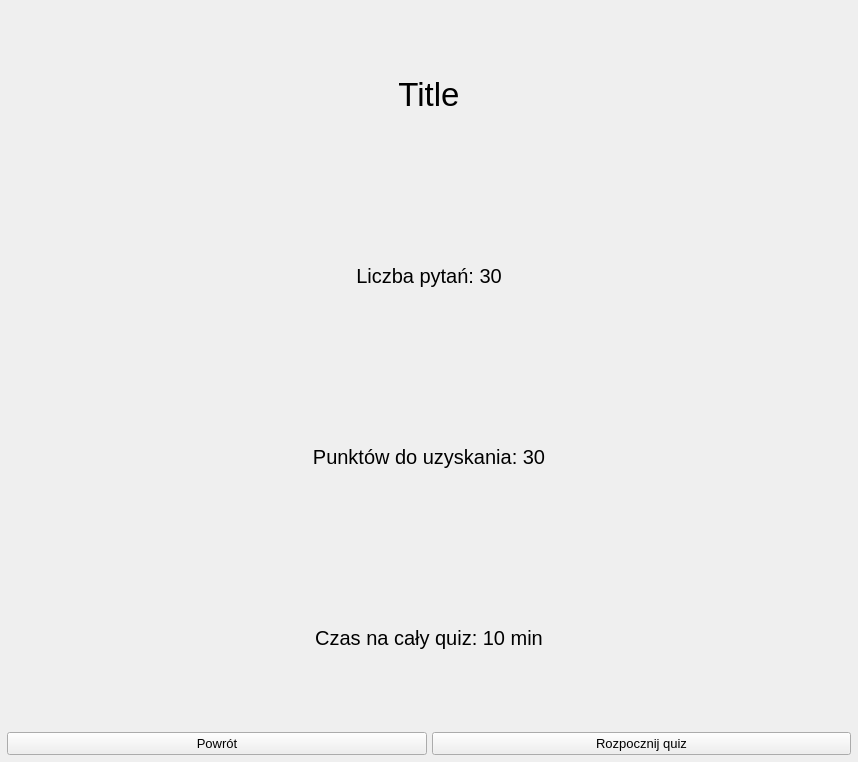
<?xml version="1.0" encoding="UTF-8"?>
<ui version="4.0">
 <class>QuizRepresentationWidget</class>
 <widget class="QWidget" name="QuizRepresentationWidget">
  <property name="geometry">
   <rect>
    <x>0</x>
    <y>0</y>
    <width>858</width>
    <height>762</height>
   </rect>
  </property>
  <property name="windowTitle">
   <string>Form</string>
  </property>
  <layout class="QVBoxLayout" name="verticalLayout">
   <property name="spacing">
    <number>7</number>
   </property>
   <property name="leftMargin">
    <number>7</number>
   </property>
   <property name="topMargin">
    <number>7</number>
   </property>
   <property name="rightMargin">
    <number>7</number>
   </property>
   <property name="bottomMargin">
    <number>7</number>
   </property>
   <item>
    <widget class="QLabel" name="titleLabel">
     <property name="font">
      <font>
       <pointsize>25</pointsize>
      </font>
     </property>
     <property name="text">
      <string>Title</string>
     </property>
     <property name="alignment">
      <set>Qt::AlignCenter</set>
     </property>
    </widget>
   </item>
   <item>
    <widget class="QLabel" name="questionCountLabel">
     <property name="font">
      <font>
       <pointsize>15</pointsize>
      </font>
     </property>
     <property name="text">
      <string>Liczba pytań: 30</string>
     </property>
     <property name="alignment">
      <set>Qt::AlignCenter</set>
     </property>
    </widget>
   </item>
   <item>
    <widget class="QLabel" name="pointsCountLabel">
     <property name="font">
      <font>
       <pointsize>15</pointsize>
      </font>
     </property>
     <property name="text">
      <string>Punktów do uzyskania: 30</string>
     </property>
     <property name="alignment">
      <set>Qt::AlignCenter</set>
     </property>
    </widget>
   </item>
   <item>
    <widget class="QLabel" name="timeLabel">
     <property name="font">
      <font>
       <pointsize>15</pointsize>
      </font>
     </property>
     <property name="text">
      <string>Czas na cały quiz: 10 min</string>
     </property>
     <property name="alignment">
      <set>Qt::AlignCenter</set>
     </property>
    </widget>
   </item>
   <item>
    <layout class="QHBoxLayout" name="horizontalLayout">
     <property name="spacing">
      <number>5</number>
     </property>
     <item>
      <widget class="QPushButton" name="returnButton">
       <property name="font">
        <font>
         <pointsize>10</pointsize>
        </font>
       </property>
       <property name="text">
        <string>Powrót</string>
       </property>
      </widget>
     </item>
     <item>
      <widget class="QPushButton" name="startButton">
       <property name="font">
        <font>
         <pointsize>10</pointsize>
        </font>
       </property>
       <property name="text">
        <string>Rozpocznij quiz</string>
       </property>
      </widget>
     </item>
    </layout>
   </item>
  </layout>
 </widget>
 <resources/>
 <connections/>
</ui>
